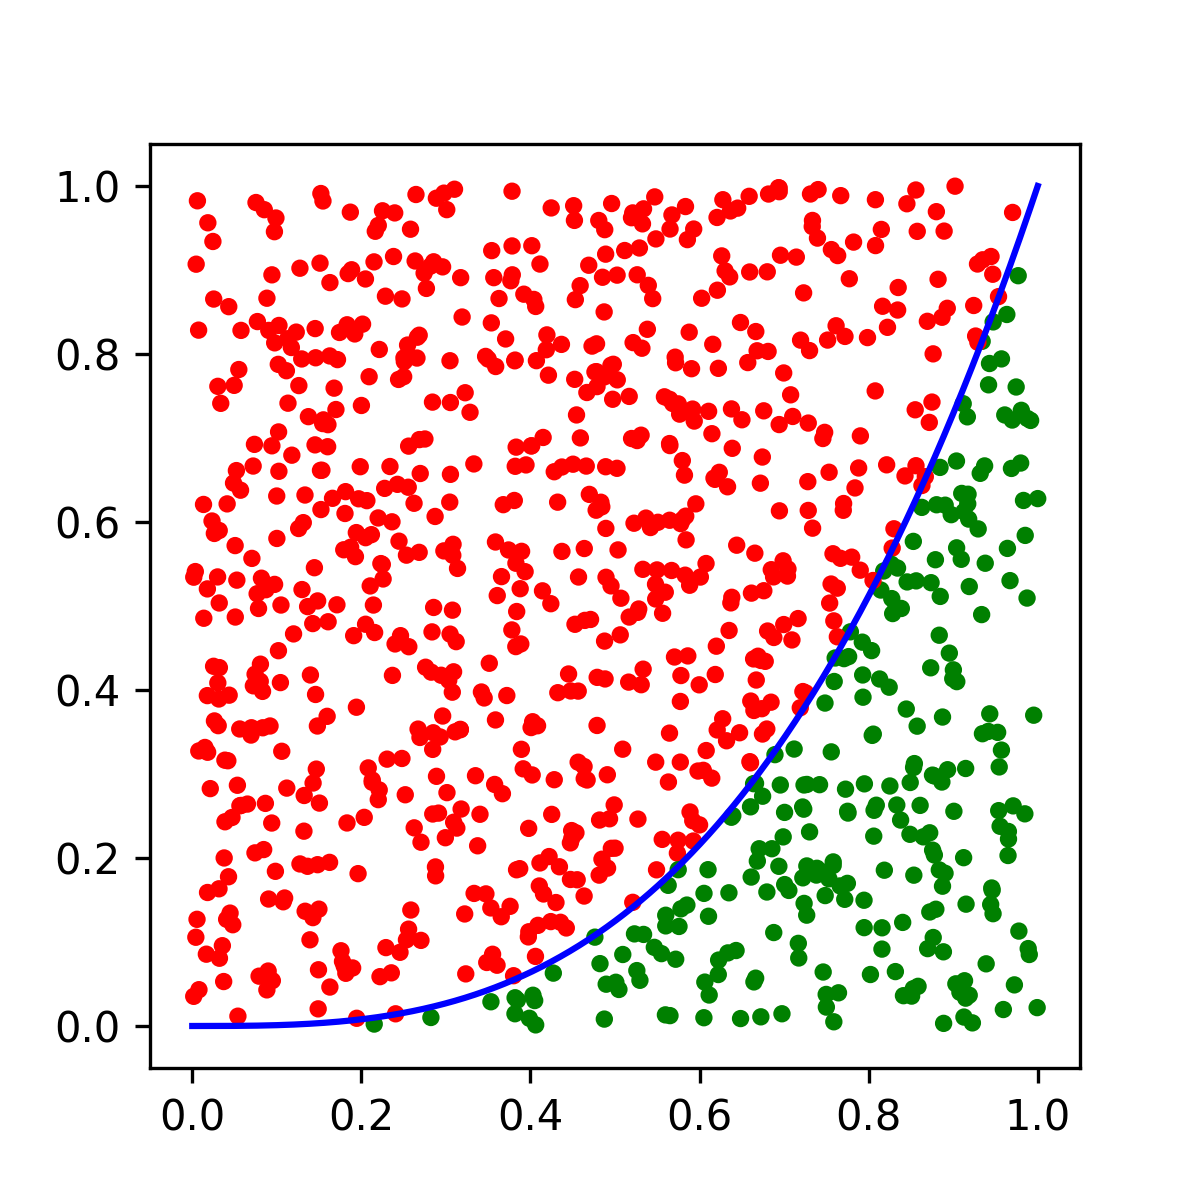

Recreate this plot in Python.
import numpy as np
import pandas as pd
import matplotlib.pyplot as plt
import os

ITER_TIME = 100

N_list = np.array([5, 10, 20, 30, 40, 50, 60, 70, 80, 100, 1000])

datas = pd.DataFrame()

for N in N_list:
    I = np.empty(0)
    for it in range(ITER_TIME):
        X = np.random.rand(N)
        Y = np.random.rand(N)
        inplace = np.where(Y < X * X * X, 1,
                           0)  # Calculating random points inplace
        I = np.append(I, inplace.sum() / N)
    datas = pd.concat([
        datas,
        pd.Series({
            'N': N,
            'Average': np.mean(I),
            'Variance': np.var(I)
        }).to_frame().T
    ])
    if N == N_list[-1]:
        fig = plt.figure(figsize=(4, 4))
        edge = np.linspace(0, 1, 1000)
        plt.plot(edge, np.power(edge, 3), color='blue')
        plt.scatter(X, Y, color=np.where(inplace, 'green', 'red'), s=10)
        plt.savefig(os.path.dirname(__file__) + '/Exercise-2.png', dpi=300)
        print(datas)
        plt.show()